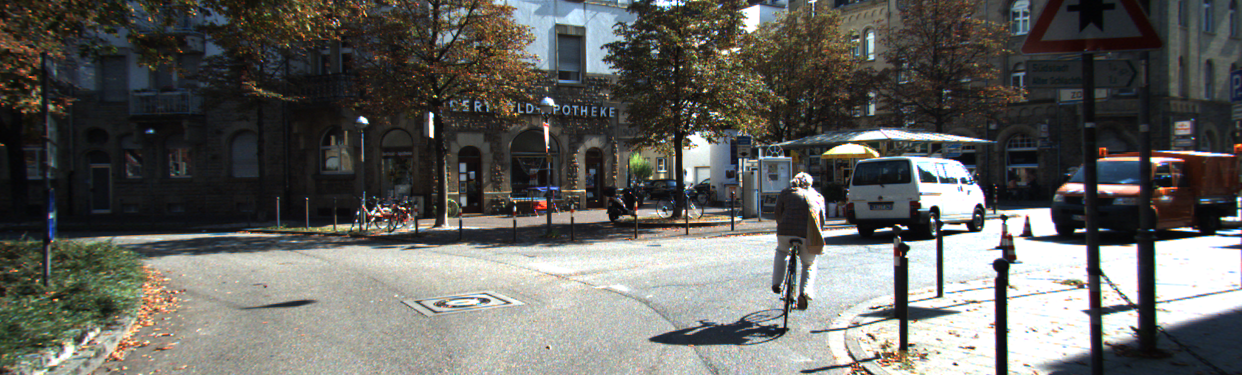
#> input picture docs/assets/camera-lidar-live/source/0000000060.png, 1242 x 375 px
$ python -i build_real_stereo_demo.py   (imports and definitions only)
#> lines starting #> are read from the running program, lines starting #| are printed output that depends on the picture
"""Build the browser's real fisheye demo from committed OpenCV stereo photographs.

Rectification and image-only ZNCC matching use the native Calibrex implementation.
No rendered scene, ground-truth depth, or board corner labels enter matching.
"""

from __future__ import annotations

import hashlib
import json
from pathlib import Path
from typing import Any

import numpy as np
from build_method_demos import png
from PIL import Image, ImageDraw

from calibrex.evaluation.fisheye_stereo import (
    EquidistantCamera,
    rectify_fisheye_pair,
    vertical_offset_samples,
)
from calibrex.evaluation.stereo_camera_models import DoubleSphereCamera, MeiCamera

ROOT = Path(__file__).resolve().parents[1]
ASSETS = ROOT / "docs/assets/fisheye-stereo-real"
OUTPUT = ROOT / "docs/app/samples"
MATCH_OPTIONS = {
    "patches_per_pair": 900,
    "half_px": 5,
    "max_disparity_px": 96,
    "min_disparity_px": 3,
    "rows_px": 3,
    "min_gradient": 3,
    "min_zncc": 0.95,
}


def digest(path: Path) -> str:
    """Bind a committed source or generated receipt to its bytes."""
    return hashlib.sha256(path.read_bytes()).hexdigest()


def build_frame(frame: str, model: str = "kb4") -> dict[str, Any]:
    """Rectify and match one real pair using the upstream stereo calibration."""
    calibration = json.loads((ASSETS / "calibration.json").read_text())
    fitted = (
        None if model == "kb4" else json.loads((ASSETS / f"calibration_{model}.json").read_text())
    )
    sources = json.loads((ASSETS / "sources.json").read_text())
    if model not in ("kb4", "mei", "ds"):
        raise ValueError("Unknown camera model")
    if frame not in sources["frames"]:
        raise ValueError("Unknown real stereo frame")
    width, height = (v // 2 for v in calibration["image_size"])
    cameras = []
    images = []
    for side in ("left", "right"):
        path = ASSETS / "source" / f"{side}_{frame}.jpg"
        if digest(path) != sources["files"][f"source/{path.name}"]["sha256"]:
            raise ValueError(f"Source hash mismatch: {path.name}")
        entry = calibration[side]
        # Pillow's resize maps pixel centres: u_small = (u_full + 0.5)/2 - 0.5.
        fx, fy, cx, cy = entry["intrinsics"]
        if fitted is None:
            cameras.append(
                EquidistantCamera(
                    fx / 2,
                    fy / 2,
                    (cx + 0.5) / 2 - 0.5,
                    (cy + 0.5) / 2 - 0.5,
                    tuple(entry["distortion"]),
                    width,
                    height,
                )
            )
        else:
            p = fitted["parameters_" + side]
            intrinsic = [p[0] / 2, p[1] / 2, (p[2] + 0.5) / 2 - 0.5, (p[3] + 0.5) / 2 - 0.5]
            cameras.append(
                MeiCamera(*intrinsic, p[4], tuple(p[5:]), width, height)
                if model == "mei"
                else DoubleSphereCamera(*intrinsic, p[4], p[5], width, height)
            )
        with Image.open(path) as image:
            images.append(
                np.asarray(
                    image.convert("RGB").resize(
                        (width, height),
                        Image.Resampling.LANCZOS,
                    )
                )
            )
    focal = sum(calibration["left"]["intrinsics"][:2]) / 4 * 0.9
    transform = calibration["right_from_left"] if fitted is None else fitted["right_from_left"]
    rect = rectify_fisheye_pair(
        cameras[0],
        cameras[1],
        np.asarray(transform),
        focal_scale=focal / (0.5 * (cameras[0].fx + cameras[0].fy)),
    )
    # Preserve photographed colour for display; matching sees luminance only.
    rectified = [
        np.stack([resample(image[..., channel]) for channel in range(3)], axis=-1)
        for image, resample in zip(images, (rect.rectify_left, rect.rectify_right), strict=True)
    ]
    # Equivalent BLAS/SciPy paths can put an integral intensity just below or above
    # that integer. Truncating directly changes the grayscale gradient candidate
    # pool, then every seeded random pick. Snap sub-1e-8 intensity roundoff before
    # the shared display/matching conversion; keep the native geometric maps intact.
    rectified = [np.uint8(np.clip(np.round(image, 8), 0, 255)) for image in rectified]
    gray = [
        np.asarray(Image.fromarray(np.uint8(image)).convert("L"), dtype=float)
        for image in rectified
    ]
    samples = vertical_offset_samples([(gray[0], gray[1])], **MATCH_OPTIONS)
    if len(samples) == 0:
        raise ValueError(f"No accepted matches: {frame}")
    depth = rect.stereo.base_px_m / samples[:, 3]
    sparse = Image.fromarray(np.uint8(rectified[0] * 0.45))
    draw = ImageDraw.Draw(sparse)
    for sample, z in zip(samples, depth, strict=True):
        a = float(np.clip((z - 0.3) / 2.7, 0, 1))
        x, y = sample[2], sample[1]
        draw.ellipse(
            (x - 3, y - 3, x + 3, y + 3),
            fill=(int(255 * (1 - a)), int(130 + 100 * a), int(80 + 175 * a)),
        )
    pair = np.uint8(np.hstack(rectified))
    pair[20::40] = [60, 215, 180]
    return {
        "capture_kind": "real",
        "frame": frame,
        "camera_model": model,
        "raw": png(np.hstack(images)),
        "rectified": png(pair),
        "depth": png(np.asarray(sparse)),
        "matches": len(samples),
        "vertical_median_px": float(np.median(np.abs(samples[:, 4]))),
        "baseline_m": rect.baseline_m,
        "focal_px": rect.fx,
        "image_size": [width, height],
        "correspondences": [
            {
                "left": [float(s[2]), float(s[1])],
                "right": [float(s[2] - s[3]), float(s[1] + s[4])],
                "disparity_px": float(s[3]),
                "depth_m": float(z),
            }
            for s, z in zip(samples, depth, strict=True)
        ],
        "depth_truth": None,
        "fit_excluded_reprojection_px": None
        if fitted is None
        else fitted["holdout_right_reprojection_rmse_px"],
    }


# [63 lines left out: function build, not called in this run]


# [2 lines not run here, left out]

>>> import cv2
>>> picture = cv2.imread('../docs/assets/camera-lidar-live/source/0000000060.png', cv2.IMREAD_GRAYSCALE)
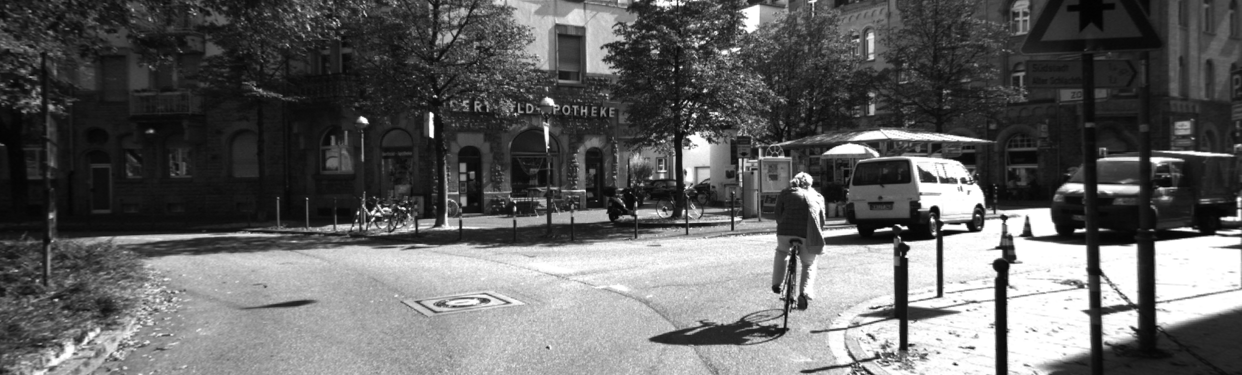
#> picture: shape (375, 1242); min 2, max 255, mean 97.6
>>> result = build_frame(picture)
#> (the run stopped early here; a loop or call above may not have finished)
